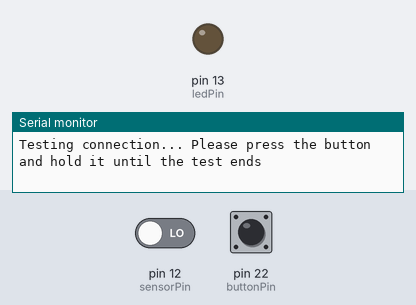
Recording of a sketch running on a simulated Arduino Mega 2560, built with avr-gcc and run on an emulated ATmega2560. On the bench: output pins drawn as LEDs (lit = HIGH), the last lines printed to the serial monitor. The inputs (shaded band) are chosen by the test bench; at power-on: pin 22 (buttonPin) LOW, pin 12 (sensorPin) LOW.

Above: at 0.8 s.
0.9 s: pin 22 (buttonPin) pulled HIGH for 0.15 s
At 1.0 s:
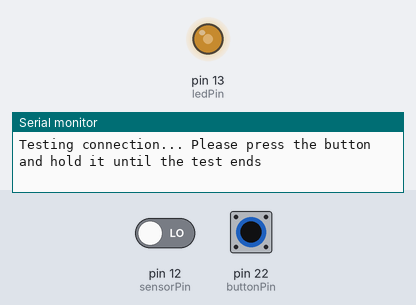
2.6 s: pin 22 (buttonPin) pulled HIGH for 1 s
At 4.7 s:
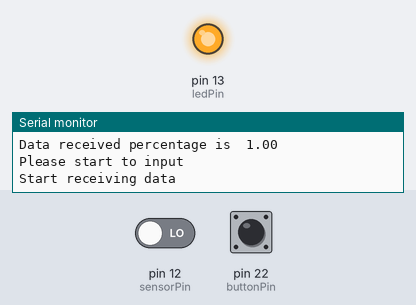
5.1 s: pin 12 (sensorPin) driven HIGH
7.6 s: pin 22 (buttonPin) pulled HIGH for 0.15 s
At 7.77 s:
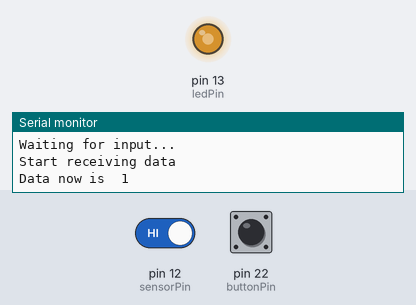
9.3 s: pin 22 (buttonPin) pulled HIGH for 3.2 s
At 9.8 s:
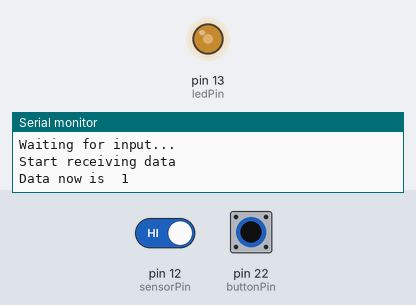
Timing chart, 0 to 14.0 s (numbered marks = the images above; inputs shaded):
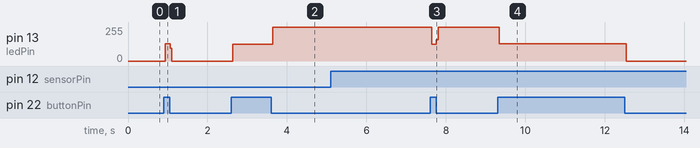

Measured:
- after the input at 0.9 s, pin 13 (ledPin): 0/255 → 128/255 at once, → 0/255 0.12 s later
- after the input at 2.6 s, pin 13 (ledPin): 0/255 → 127/255 at once, → 255/255 1.0 s later
- after the input at 7.6 s, pin 13 (ledPin): 255/255 → 127/255 at once, → 255/255 0.12 s later
- after the input at 9.3 s, pin 13 (ledPin): 255/255 → 128/255 at once, → 0/255 3.2 s later

The sketch:

challenge_XX2.ino
```cpp
#include <TimerOne.h>
int buttonPin = 22;
int sensorPin = 12;
int ledPin = 13;
int state = 0; //Stores the status for LED, uses in function callback
const int DOT_LENGTH_LIMIT = 350;
const int END_INPUT_LIMIT = 1000;
const int arrayLength = 41;

long num[] = {12, 2111, 2121, 211, 1, 1121, 221, 1111, 11, 1222, 212, 1211, 22, 21, 222, 1221, 2212, 121, 111, 2, 112, 1112, 122, 2112, 2122, 2211, 22222, 12222, 11222, 11122, 11112, 11111, 21111, 22111, 22211, 22221, 121212, 221122, 112211, 21121, 122121};
String content[] = {"A", "B", "C", "D", "E", "F", "G", "H", "I", "J", "K", "L", "M", "N", "O", "P", "Q", "R", "S", "T", "U", "V", "W", "X", "Y", "Z", "0", "1", "2", "3", "4", "5", "6", "7", "8", "9", ".", ",", "?", "/", "@"};

void setup() {
  Serial.begin(9600);
  pinMode(sensorPin, INPUT);
  pinMode(ledPin, OUTPUT);
  pinMode(buttonPin, INPUT);

  Timer1.initialize(26);
  Timer1.attachInterrupt(callback);

  testConnection();
  Serial.println("Please start to input");
}

void loop() {
  while (buttonPressed()) { //Button pressed, start receiving data
    Serial.println("Start receiving data");
    Serial.println(dataDeco(dataRecv()));
    Serial.println("Waiting for input...\n\n");
  }
}

void testConnection() {
  Serial.println("Testing connection... Please press the button and hold it until the test ends");
  double timesSent = 0.0;
  double timesReceived = 0.0;
  while (1) {
    if (buttonPressed()) {
      delay(200);
      for (timesSent = 0; timesSent < 100; timesSent++) {
        if (!sensorData())
          timesReceived ++;
        delay(10);
      }
      Serial.println("Test ends, please release the button");
      Serial.print("Data received percentage is  ");
      Serial.println(timesReceived / timesSent);
      break;
    }
  }
}


void callback() {
  if (buttonPressed()) {
    digitalWrite(ledPin, (state) ? HIGH : LOW); //Toggle IR LED
    state = !state;
  }
}

unsigned long dataRecv() {
  unsigned long data = 0;
  do {
    data *= 10;
    //    data += dotDashDecoder(holdTimeCounter());
    data += dotDashDecoder(sensorZeroTimeCounter());
    Serial.print("Data now is  ");
    Serial.println(data);
    //  } while (releaseTimeCounter(END_INPUT_LIMIT) < END_INPUT_LIMIT);
  } while (sensorPositiveTimeCounter(END_INPUT_LIMIT) < END_INPUT_LIMIT);
  Serial.print("Data retrieve end with data  ");
  Serial.println(data);
  return data;

}

String dataDeco(unsigned long dataInput) {
  int searchIndex = 0;
  Serial.println("Searching in array...");
  while (searchIndex <= arrayLength - 1) {
    //    Serial.print("Searching in array for No.");
    //    Serial.println(searchIndex);
    if (dataInput == num[searchIndex]) {
      Serial.print("Result match:  ");
      return content[searchIndex];
    }
    searchIndex ++;
  }
  return "##INPUT DATA ERROR##";
}


unsigned long sensorZeroTimeCounter() {
  unsigned long timePassed = 0;
  while (1) {
    timePassed += 50;
    delay(50);
    if (sensorData()) {       //Error correction
      delay(15);
      if (sensorData()) {
        delay(15);
        if (sensorData()) {
          break;
        }
      }
    }
  }
  return timePassed;
}

unsigned long sensorPositiveTimeCounter(int limit) {
  unsigned long timePassed = 0;
  while (sensorData()) {
    timePassed += 10;
    delay(10);
    if (timePassed >= limit)
      break;
  }
  return timePassed;
}


unsigned int dotDashDecoder(long buttonHoldTime) {
  if (buttonHoldTime > DOT_LENGTH_LIMIT) //A Dash decoded
    return 2;
  else                                   //A Dot decoded
    return 1;
}


boolean buttonPressed() {
  return digitalRead(buttonPin);
}

boolean sensorData() {
  return digitalRead(sensorPin);
}


unsigned long holdTimeCounter() {     //DEBUG USE---WILL COUNT HOLD TIME OF BUTTON---NOT RELATED TO IR SENSOR
  unsigned long timePassed = 0;
  while (buttonPressed()) {
    timePassed += 50;
    delay(50);
  }
  return timePassed;
}

unsigned long releaseTimeCounter(int limit) {     //DEBUG USE---WILL COUNT RELEASE TIME OF BUTTON---NOT RELATED TO IR SENSOR
  unsigned long timePassed = 0;
  while (!buttonPressed()) {
    timePassed += 10;
    delay(10);
    if (timePassed >= limit)
      break;
  }
  return timePassed;
}
```
